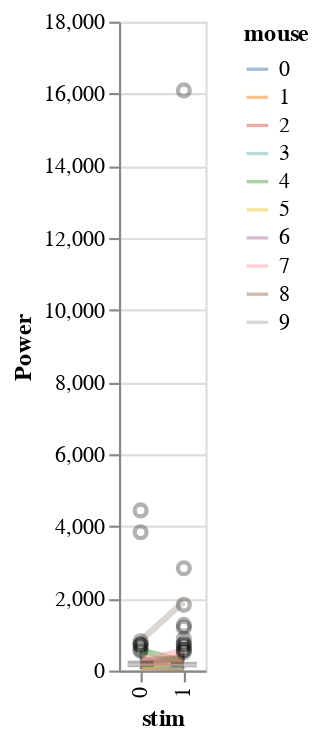

Source (notebook cell):
### Code cell
reload(visualization)
visualization.plot_data(df=df,x='stim',y='Power',color='mouse')

### Figure 1 — Vega-Lite specification as saved in the notebook (floating-point values rounded to 4 significant figures; data arrays with more than 128 entries replaced by an {"elided": "..."} marker saying what was removed)
{"config": {"view": {"continuousWidth": 400, "continuousHeight": 300}}, "layer": [{"mark": {"type": "line", "fill": null, "opacity": 0.5, "size": 3}, "encoding": {"color": {"type": "nominal", "field": "mouse"}, "x": {"type": "ordinal", "field": "stim"}, "y": {"type": "quantitative", "aggregate": "mean", "field": "Power", "scale": {"zero": false}}}}, {"mark": {"type": "boxplot", "color": "black", "opacity": 0.3, "size": 12}, "encoding": {"x": {"type": "ordinal", "field": "stim"}, "y": {"type": "quantitative", "field": "Power", "scale": {"zero": false}}}}], "data": {"name": "data-832b1a7c473ffb5761ed6d7ac1bc7946"}, "$schema": "https://vega.github.io/schema/vega-lite/v4.8.1.json", "datasets": {"data-832b1a7c473ffb5761ed6d7ac1bc7946": {"elided": "200 records"}}}
